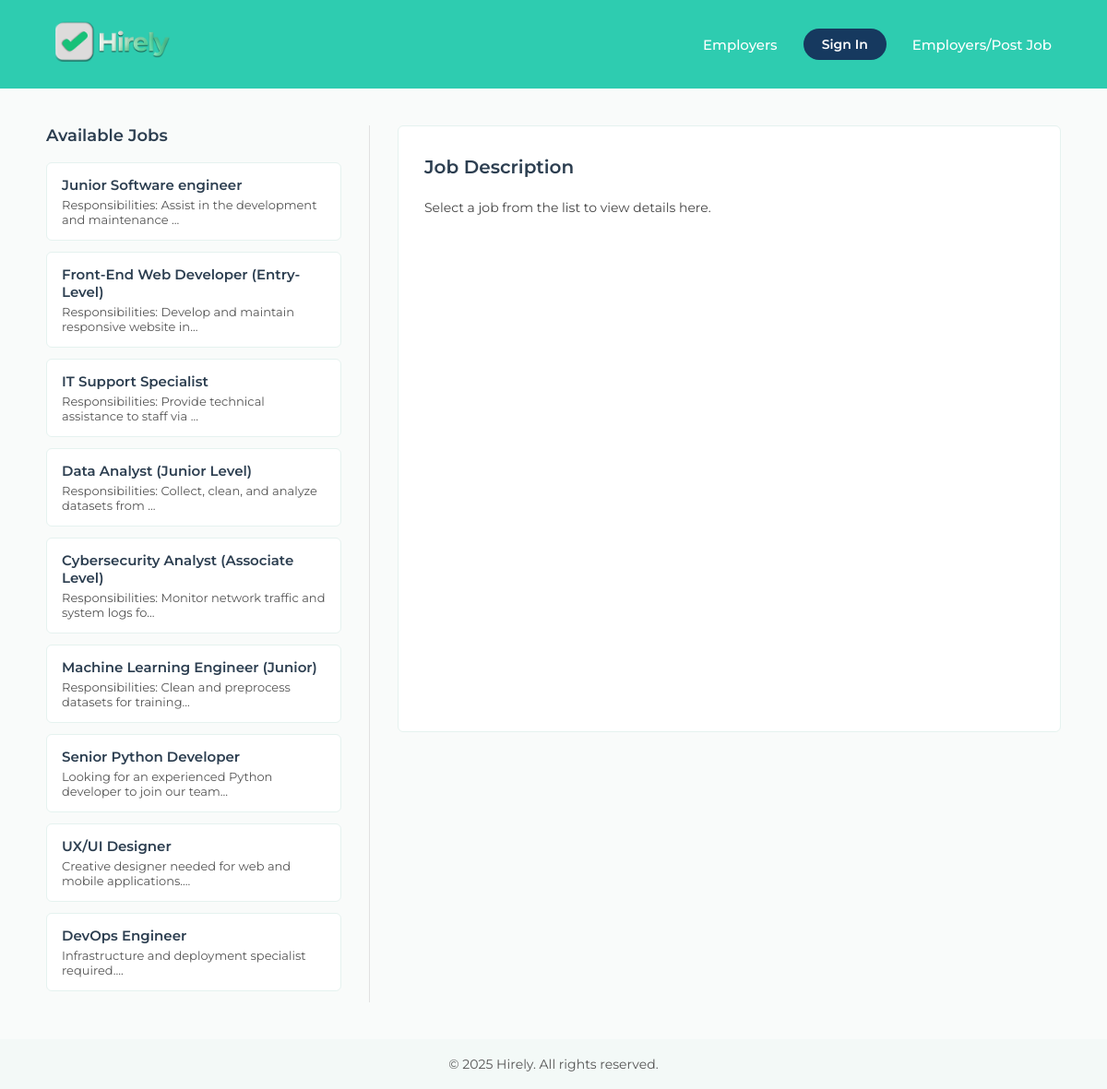
Before: / with the older database file.
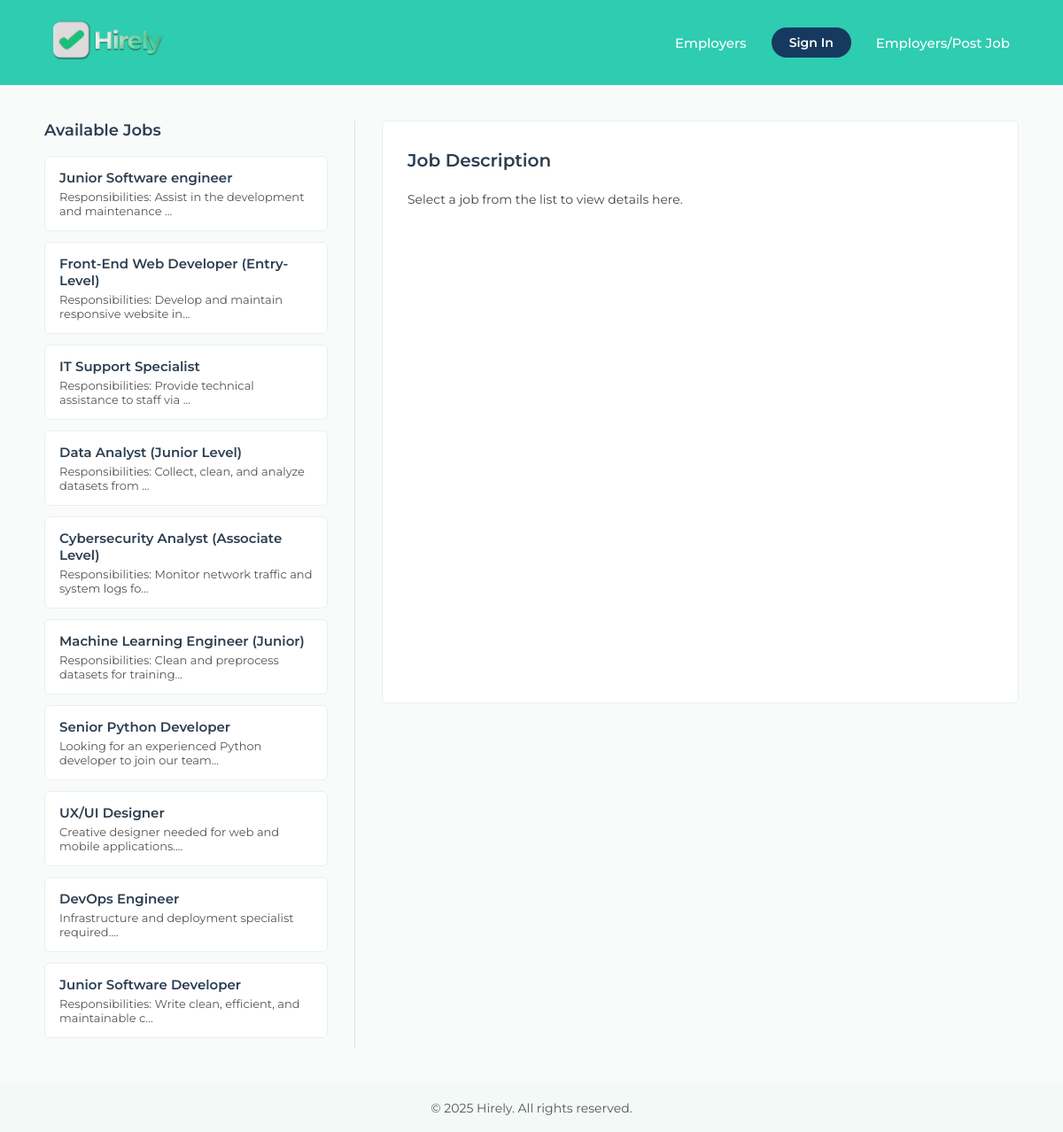
After: the same page with the newer database file.
### app/models.py (models this page shows, shortened)
class Job(db.Model):
    __tablename__ = 'jobs'
    id = db.Column(db.Integer, primary_key=True)
    role = db.Column(db.String(100), nullable=False)
    description = db.Column(db.Text, nullable=False)
    cluster_id = db.Column(db.Integer)
    is_active = db.Column(db.Boolean, default=True)
    created_at = db.Column(db.DateTime, default=datetime.utcnow)
    created_by = db.Column(db.Integer, db.ForeignKey('users.id'), nullable=False)
    applications = db.relationship('Application', backref='job', lazy=True)
    creator = db.relationship('User', backref='jobs_created', lazy=True)

### app/routes/main.py (the view)
@main_bp.route('/')
def index():
    jobs = Job.query.filter_by(is_active=True).all()
    return render_template('index.html', jobs=jobs)

### app/templates/index.html (shortened to what this page needs)
<!DOCTYPE html>
<html lang="en">
<head>
</head>
<body>
  <header>
    <div class="logo">
      <img src="/static/hirely_logo.png" alt="Hirely Logo">
    </div>
    <nav>
      <a href="#">Employers</a>
      <a href="/login" class="signin-btn">Sign In</a>
      <a href="/admin_register">Employers/Post Job</a>
    </nav>
  </header>
  <main>
    <div class="content-wrapper">
      <div class="jobs-list">
        <h2>Available Jobs</h2>
        {% for job in jobs %}
        <div class="job-card"
             data-title="{{ job.role }}"
             data-description="{{ job.description }}"
             onclick="showJobDetails(this.dataset.title, this.dataset.description)">
          <h3>{{ job.role }}</h3>
          <p>{{ job.description[:60] }}...</p>
        </div>
        {% endfor %}
      </div>
      <div class="job-details" id="jobDetails">
        <h2>Job Description</h2>
        <p>Select a job from the list to view details here.</p>
      </div>
    </div>
  </main>
  <footer>
    &copy; 2025 Hirely. All rights reserved.
  </footer>
</body>
</html>

### app/templates/index.html (style rules this page uses)
body { margin: 0; font-family: 'Montserrat', sans-serif; background: #f9fbfa; display: flex; flex-direction: column; min-height: 100vh; }
header { background: #2eccb0; color: #000000; padding: 22px 60px; display: flex; justify-content: space-between; align-items: center; }
.logo { font-size: 26px; font-weight: 700; letter-spacing: 0.5px; }
.logo img { height: 45px; }
nav { display: flex; align-items: center; gap: 28px; }
nav a { color: white; text-decoration: none; font-size: 15px; font-weight: 500; }
.signin-btn { background: #16395f; padding: 8px 20px; border-radius: 20px; color: white; font-size: 14px; font-weight: 600; text-decoration: none; }
main { display: flex; justify-content: center; gap: 30px; padding: 40px 20px; flex: 1; }
.content-wrapper { display: flex; gap: 30px; max-width: 1100px; width: 100%; }
.jobs-list { flex: 1; max-width: 320px; }
.jobs-list h2 { font-size: 18px; font-weight: 600; margin: 0 0 18px; color: #2c3e50; }
.job-card { background: #fff; border: 1px solid #e5f2ef; border-radius: 6px; padding: 14px 16px; margin-bottom: 12px; cursor: pointer; transition: box-shadow 0.2s ease, transform 0.1s ease; }
.job-card h3 { margin: 0 0 4px; font-size: 15px; font-weight: 600; color: #2c3e50; }
.job-card p { margin: 0; font-size: 13px; color: #555; }
.job-details { flex: 2; background: #fff; border: 1px solid #e5f2ef; border-radius: 6px; padding: 28px; max-height: calc(100vh - 200px); overflow-y: auto; line-height: 1.6; }
.job-details h2 { margin-top: 0; font-size: 20px; font-weight: 600; color: #2c3e50; }
.job-details p { font-size: 14px; color: #444; }
footer { text-align: center; padding: 18px; background: #f3f9f7; font-size: 14px; color: #555; margin-top: auto; }

Changed rows visible on the page:
added Job: role "Junior Software Developer", description "Responsibilities: Write clean, efficient, and maintainable c"
